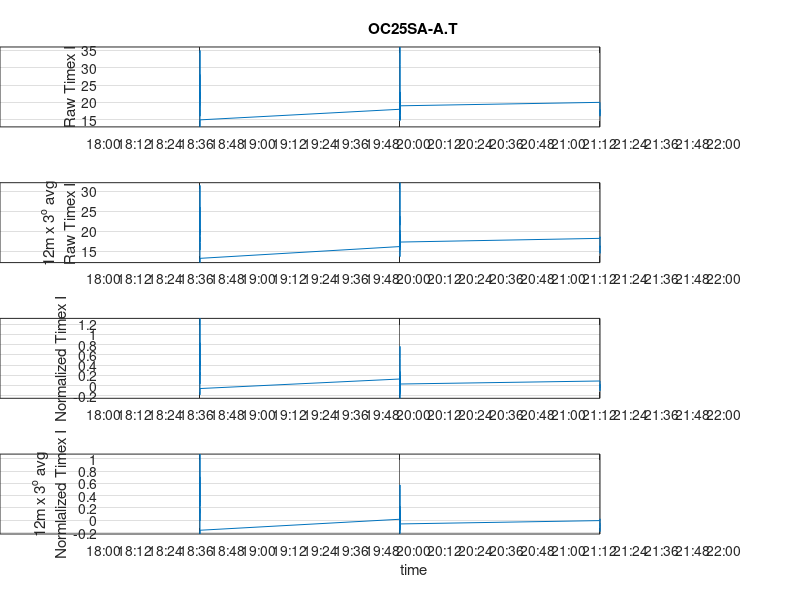

Recreate this plot in MATLAB.
load('buoyIntensities_9.12.mat');
xlim1 = datenum(2017,09,12,18,00,0); xlim2 = datenum(2017,09,12,22,00,0);
tickspaceMinutes = 12;
%     xlim1 = t(1); xlim2 = t(31);


for i = 8:8
    t = buoyIntensities{i}.t;
    name = buoyIntensities{i}.name;
    
    
    figure;hold on
    subplot(4,1,1)
    plot(t,buoyIntensities{i}.I)
    tick_locations = [xlim1:tickspaceMinutes/24/60:xlim2];
    set(gca,'XTick',tick_locations)
    datetick('x','HH:MM','keepticks')
    axis tight; box on; grid on;
    ylabel('Raw Timex I')
    xlim([xlim1 xlim2])


   title(name{1})
   subplot(4,1,2)
     plot(t,buoyIntensities{i}.I_patch)
     tick_locations = [xlim1:tickspaceMinutes/24/60:xlim2];
    set(gca,'XTick',tick_locations)
    datetick('x','HH:MM','keepticks')
    axis tight; box on; grid on;
    ylabel({'12m x 3^o avg','Raw Timex I'})
    xlim([xlim1 xlim2])

   subplot(4,1,3)
        plot(t,buoyIntensities{i}.Inorm)
        tick_locations = [xlim1:tickspaceMinutes/24/60:xlim2];
    set(gca,'XTick',tick_locations)
    datetick('x','HH:MM','keepticks')
    axis tight; box on; grid on;
    ylabel('Normalized Timex I')
    xlim([xlim1 xlim2])

    subplot(4,1,4)
     plot(t,buoyIntensities{i}.Inorm_patch)
     tick_locations = [xlim1:tickspaceMinutes/24/60:xlim2];
    set(gca,'XTick',tick_locations)
    datetick('x','HH:MM','keepticks')
    axis tight; box on; grid on;
    ylabel({'12m x 3^o avg','Normlalized Timex I'})
    xlabel('time')
    xlim([xlim1 xlim2])

  set(gcf,'Position',[67.4000 41.8000 1.4416e+03 740.8000])
    fname = strcat('D:\guadalupe\postprocessed\rangeFalloffExperiment\TimeSeries\',name,'_zoom.png');
%    print(fname{1},'-dpng','-r500')

%    close all
   
end